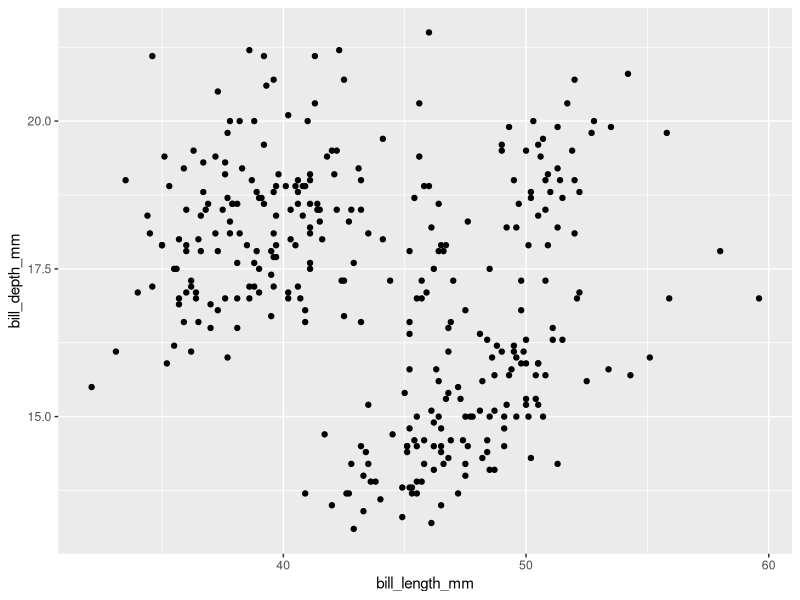
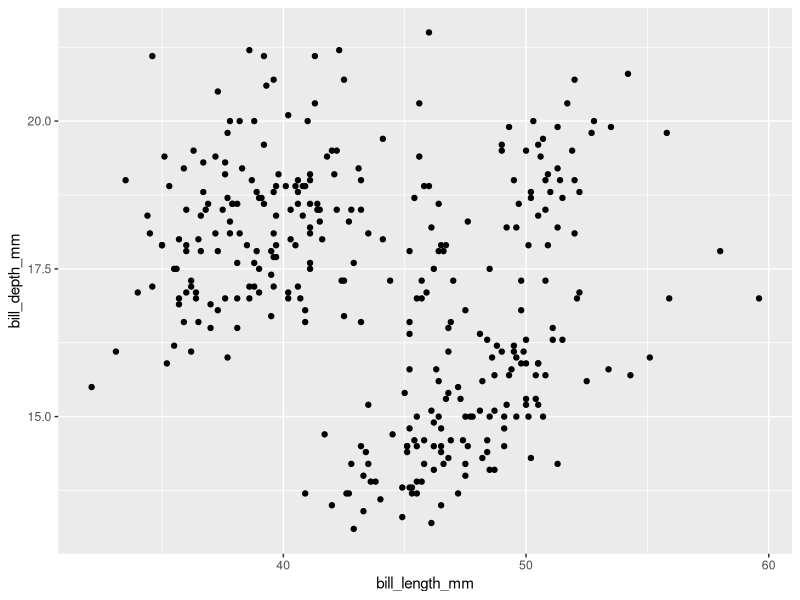
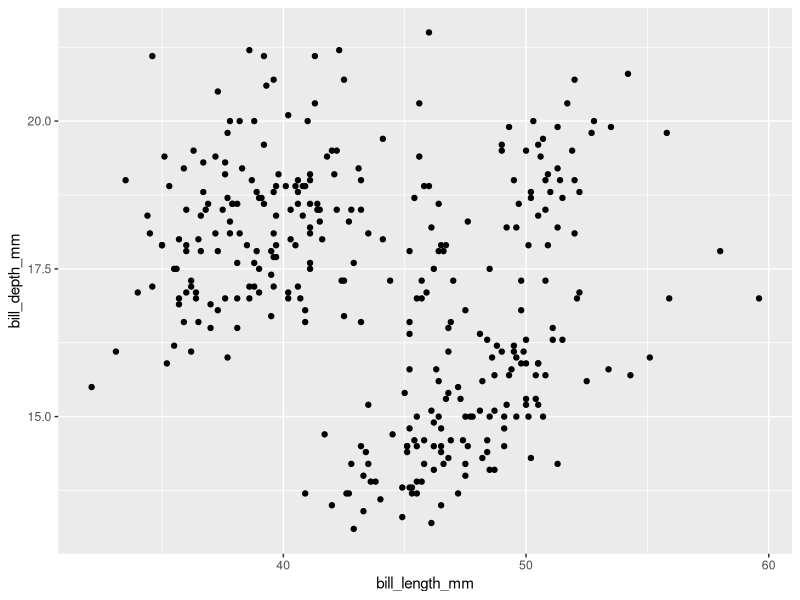
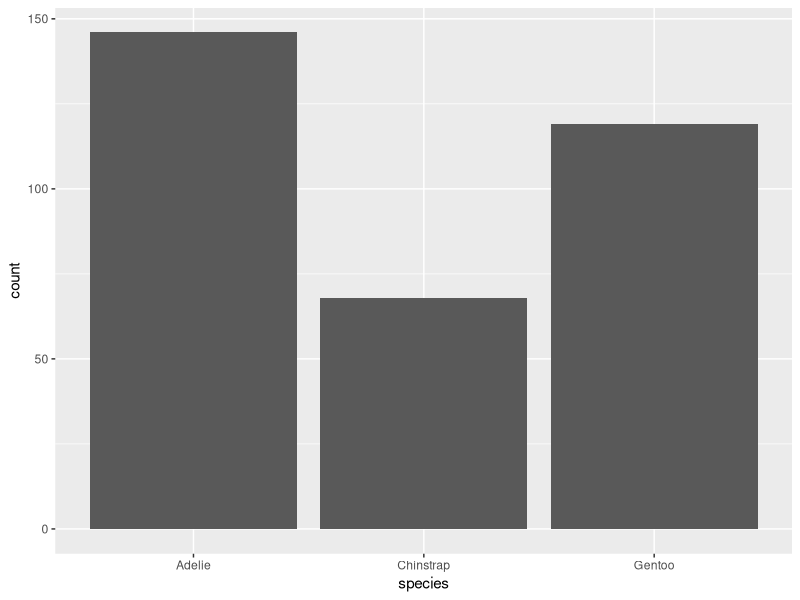
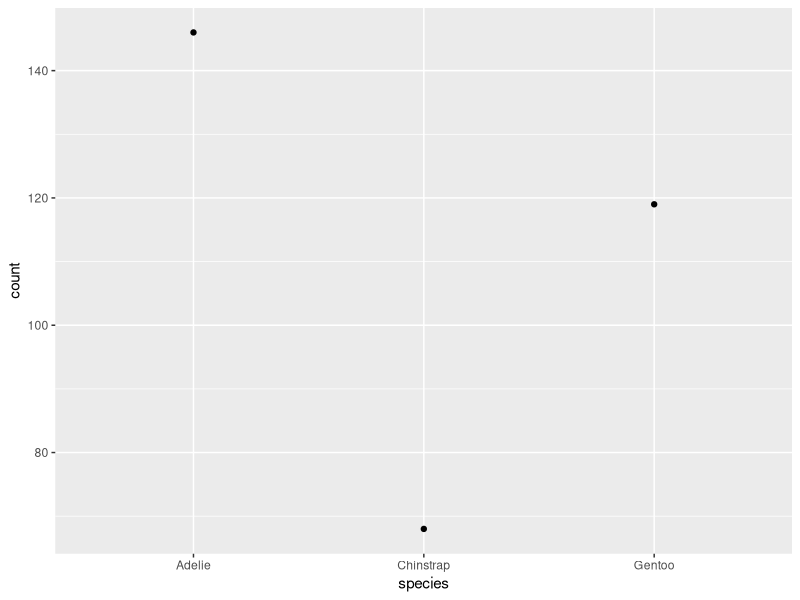
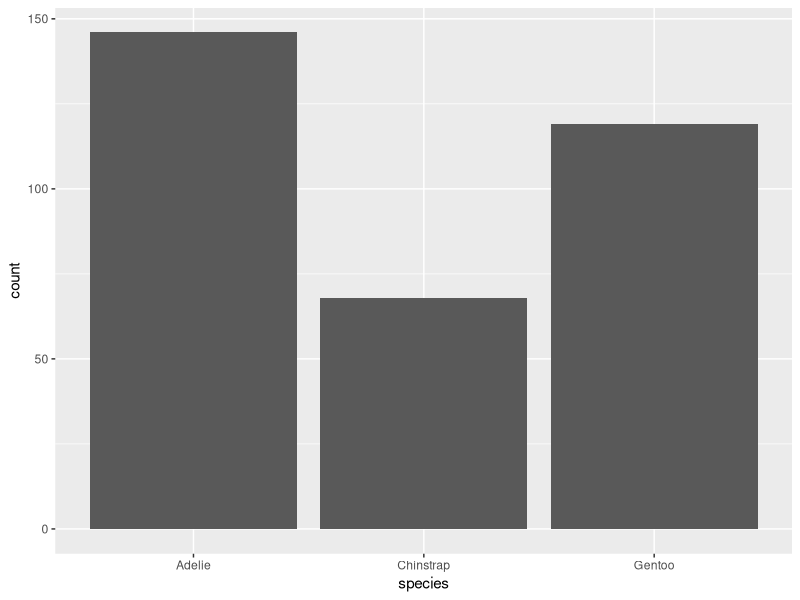
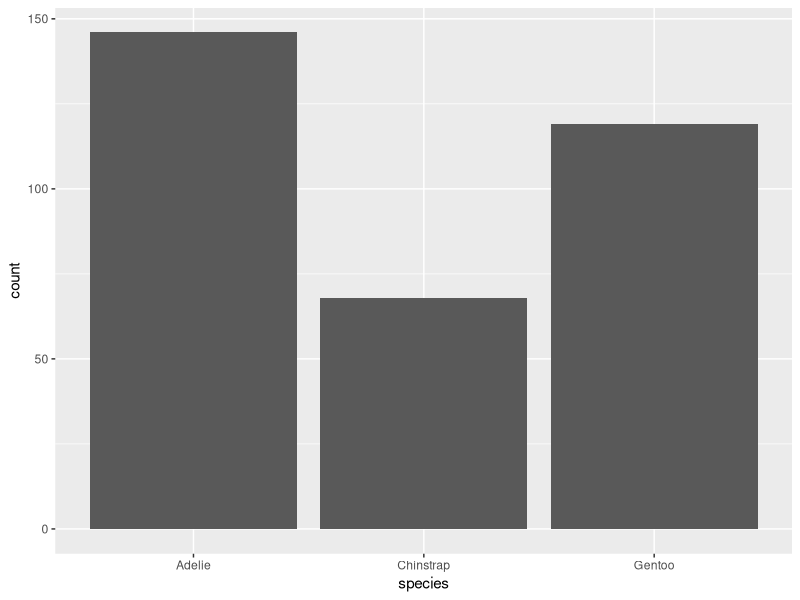
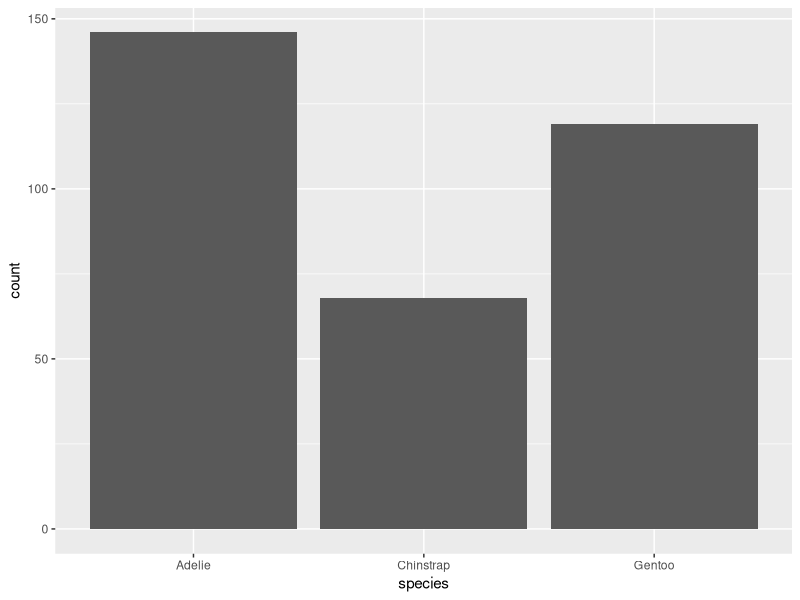

Source code (R) for these figures, in order:
## ---- chunk 1
library(tidyverse)
library(palmerpenguins)
penguins <- penguins %>% drop_na()
## ---- chunk 2
penguins %>%
  ggplot(aes(x = bill_length_mm, y = bill_depth_mm)) +
  layer(
    stat = "identity", 
    geom = "point", 
    params = list(na.rm = FALSE),
    position = "identity"
  )
## ---- chunk 3
penguins %>%
  ggplot(aes(x = bill_length_mm, y = bill_depth_mm)) +
  stat_identity(
    geom = "point"
  )
## ---- chunk 4
penguins %>%
  ggplot(aes(x = bill_length_mm, y = bill_depth_mm)) +
  geom_point()
## ---- chunk 5
penguins %>% 
  ggplot(aes(x = species)) +
  layer(
    stat = "count",
    geom = "bar",
    mapping = aes(y = after_stat(count)),
    position = "identity"
  )
## ---- chunk 6
penguins %>% 
  ggplot(aes(x = species)) +
  layer(
    stat = "count",
    geom = "point",
    mapping = aes(y = after_stat(count)),
    position = "identity"
  )
## ---- chunk 7
penguins %>% 
  ggplot(aes(x = species)) +
  layer(
    stat = "count",
    geom = "bar",
    mapping = aes(y = stage(start = NULL, after_stat = count)),
    position = "identity"
  )
## ---- chunk 8
penguins %>% 
  ggplot(aes(x = species, y = after_stat(count))) +
  stat_count(
    geom = "bar"       
  )
## ---- chunk 9
penguins %>% 
  ggplot(aes(x = species, y = after_stat(count))) +
  geom_bar(
    stat = "count"     
  )
## ---- chunk 10
penguins %>% 
  ggplot(aes(x = species, y = after_stat(count))) +
  stat_count(
    geom = "point"
  )
## ---- chunk 11
penguins %>% 
  ggplot(aes(x = species, y = after_stat(count))) +
  geom_point(
    stat = "count"     
  )
## ---- chunk 12
penguins %>% 
  ggplot(aes(x = bill_length_mm)) +
  layer(
    stat = "bin",
    geom = "bar",
    mapping = aes(y = after_stat(count)),
    position = "identity"
  )
## ---- chunk 13
penguins %>% 
  ggplot(aes(x = bill_length_mm)) +
  layer(
    stat = "bin",
    geom = "point",
    mapping = aes(x = stage(start = bill_length_mm, after_stat = x), 
                  y = after_stat(count)
                 ),
    position = "identity"
  )
## ---- chunk 14
penguins %>% 
  ggplot(aes(x = bill_length_mm, y = after_stat(count))) +
  stat_bin(
    geom = "point"
  )
## ---- chunk 15
penguins %>% 
  ggplot(aes(x = bill_length_mm, y = after_stat(count))) +
  geom_bar(
    stat = "bin"
  )
## ---- chunk 16
penguins %>% 
  ggplot(aes(x = bill_length_mm)) +
  layer(
    stat = "bin",
    geom = "bar",
    mapping = aes(y = after_stat(count)), 
    position = 'identity'
  ) 
  

penguins %>% 
  ggplot(aes(x = bill_length_mm)) +
  layer(
    stat = "bin",
    geom = "bar",
    mapping = aes(y = after_stat(ncount)), 
    position = 'identity'
  ) 
## ---- chunk 17
penguins %>% 
  ggplot(aes(x = bill_length_mm)) +
  stat_bin(
    mapping = aes(y = after_stat(count)),
    geom = "bar",
    position = 'identity'
  ) 
## ---- chunk 18
penguins %>% 
  ggplot(aes(x = bill_length_mm)) +
  geom_histogram(
    mapping = aes(y = after_stat(count)),
    stat = "bin",
    position = 'identity'
  ) 
## ---- chunk 19
penguins %>% 
  ggplot(aes(x = bill_length_mm, fill = sex)) +
  layer(
    mapping = aes(y = after_stat(density)),
    geom = "bar",
    stat = "bin",
    position = 'dodge'
  ) +
  facet_wrap(vars(species)) 
## ---- chunk 20
penguins %>% 
  ggplot(aes(x = bill_length_mm, fill = sex)) +
  layer(
    mapping = aes(y = stage(NULL, after_stat = density)),
    geom = "bar",
    stat = "bin",
    position = 'dodge'
  ) +
  facet_wrap(vars(species)) 
## ---- chunk 21
penguins %>% 
  ggplot(aes(x = bill_length_mm, fill = sex)) +
  stat_bin(
    mapping = aes(y = after_stat(density)),
    geom = "bar",
    position = 'dodge'
  ) +
  facet_wrap(vars(species)) 
## ---- chunk 22
penguins %>% 
  ggplot(aes(x = bill_length_mm, fill = sex)) +
  geom_histogram(
    aes(y = after_stat(density)),
    position = 'dodge'
  ) +
  facet_wrap(vars(species)) 
## ---- chunk 23
penguins %>%
  ggplot(aes(x = bill_length_mm)) +
  layer(
        stat = "density",
        geom = "area",
      params = list(kernel = "gaussian"),
    position = "identity"
  )
## ---- chunk 24
penguins %>%
  ggplot(aes(x = bill_length_mm)) +
  layer(
        stat = "density",
        geom = "line",
      params = list(kernel = "gaussian"),
    position = "identity"
  )
## ---- chunk 25
penguins %>%
  ggplot(aes(x = bill_length_mm)) +
  layer(
        stat = "density",
        geom = "point",
      params = list(kernel = "gaussian"),
    position = "identity"
  )
## ---- chunk 26
penguins %>%
  ggplot(aes(x = bill_length_mm)) +
  stat_density(
        geom = "point",
      kernel = "gaussian"
  )
## ---- chunk 27
penguins %>% 
  ggplot(aes(x = species, y = bill_length_mm))+
  layer(
    stat = "boxplot",
    geom = "boxplot",
    position = "identity"
  )
## ---- chunk 28
penguins %>% 
  ggplot(aes(x = species, y = bill_length_mm)) +
  stat_boxplot(
    geom = "boxplot"
  )
## ---- chunk 29
penguins %>% 
  ggplot(aes(x = species, y = bill_length_mm)) +
  geom_boxplot()
## ---- chunk 30
penguins %>% 
  ggplot(aes(x = species, y = bill_length_mm)) +
  layer(
    stat = "boxplot",
    geom = "boxplot",
    mapping = aes(color = after_stat(middle)),
    position = "identity"
  )
## ---- chunk 31
penguins %>% 
  ggplot(aes(x = species, y = bill_length_mm)) +
  layer(
    stat = "boxplot",
    geom = "point",
    mapping = aes(y = after_stat(width)),
    position = "identity"
  )
## ---- chunk 32
penguins %>% 
  ggplot(aes(x = species, y = bill_length_mm)) +
  layer(
    stat = "boxplot",
    geom = "point",
    mapping = aes(y = stage(bill_length_mm, after_stat = notchupper)),
    position = "identity"
  )
## ---- chunk 33
penguins %>% 
  ggplot(aes(x = species, y = bill_length_mm)) +
  layer(
    stat = "boxplot",
    geom = "point",
    mapping = aes(y = stage(bill_length_mm, after_stat = ymax)),
    position = "identity"
  ) 

## ---- chunk 34
penguins %>% 
  ggplot(aes(x = species, y = bill_length_mm)) +
  stat_boxplot()
## ---- chunk 35
penguins %>% 
  ggplot(aes(x = species, y = bill_length_mm)) +
  layer(
    stat = "boxplot",
    geom = "point",
    mapping = aes(y = stage(bill_length_mm, after_stat = middle)),
    params = list(color = "red", size = 5),
    position = "identity"
  ) 

## ---- chunk 36
penguins %>% 
  ggplot(aes(x = species, y = bill_length_mm)) +
  geom_boxplot(
    aes(colour = species, 
        fill = after_scale(alpha(colour, 0.4)))
  )
## ---- chunk 37
penguins %>% 
  ggplot(aes(x = species, y = bill_length_mm)) +
  geom_point() +
  layer(
    geom     = "violin",
    stat     = "ydensity",
    position = "identity"
  )
## ---- chunk 38
penguins %>% 
  ggplot(aes(x = species, y = bill_length_mm)) +
  geom_point() +
  layer(
    geom     = "point",
    stat     = "ydensity",
    position = "identity"
  )
## ---- chunk 39
penguins %>% 
  ggplot(aes(x = bill_length_mm)) +
  layer(
    stat = "bindot",
    geom = "dotplot",
    mapping = aes(y = stage(start = NULL, after_stat = count)),
    params = list(binwidth = 1, dotsize = 0.5), 
    position = position_nudge(-0.025)
  )
## ---- chunk 40
penguins %>% 
  ggplot(aes(x = bill_length_mm)) +
  layer(
    stat = "bindot",
    geom = "point",
    mapping = aes(y = stage(start = NULL, after_stat = count)),
    params = list(binwidth = 1), 
    position = "identity"
  )
## ---- chunk 41
penguins %>% 
  ggplot(aes(x = bill_length_mm)) +
  geom_dotplot(
    binwidth = 1, 
    dotsize = 0.5)
## ---- chunk 42
penguins %>% 
  ggplot(aes(x = species, y = bill_length_mm)) +
  geom_dotplot(
    binaxis = "y", 
    stackdir = "down", 
    dotsize = 0.4, 
    position = position_nudge(-0.025)
    )
## ---- chunk 43
penguins %>% 
  ggplot(aes(x = bill_length_mm, y = bill_depth_mm)) +
  layer(
    stat = "sum",
    geom = "point",
    mapping = aes(size = after_stat(n)),
    position = "identity"
  )
## ---- chunk 44
penguins %>% 
  ggplot(aes(x = bill_length_mm, y = bill_depth_mm)) +
  stat_sum(
    geom = "point"
  )
## ---- chunk 45
penguins %>% 
  ggplot(aes(x = bill_length_mm, y = bill_depth_mm)) +
  layer(
    geom = "smooth",
    stat = "smooth",
    params = list(se = TRUE), 
    position = "identity"
  )
## ---- chunk 46
penguins %>% 
  ggplot(aes(x = bill_length_mm, y = bill_depth_mm)) +
  stat_smooth(
    geom = "smooth",
    se = TRUE 
  )
## ---- chunk 47
penguins %>% 
  ggplot(aes(x = bill_length_mm, y = bill_depth_mm)) +
  geom_smooth(
    se = TRUE 
  )
## ---- chunk 48
penguins %>% 
  ggplot(aes(x = bill_length_mm, y = bill_depth_mm)) +
  layer(
    geom = "point",
    stat = "smooth",
    mapping = aes(size = after_stat(ymax), color = after_stat(ymin)),
    position = "identity"
  )

## ---- chunk 49
penguins %>% 
  ggplot(aes(x = bill_length_mm, y = bill_depth_mm)) +
  layer(
    geom = "point",
    stat = "smooth",
    mapping = aes(color = after_stat(ymin)),
    position = "identity"
  )

## ---- chunk 50
penguins %>% 
  ggplot(aes(x = bill_length_mm, y = bill_depth_mm)) +
  layer(
    geom = "point",
    stat = "smooth",
    mapping = aes(color = stage(NULL, after_stat = ymin)),
    position = "identity"
  )

## ---- chunk 51
penguins %>%
  ggplot(aes(x = bill_length_mm, y = bill_depth_mm)) +
  layer(
    geom = "line",
    stat = "smooth", 
    mapping = aes(color = after_stat(ymin)),    
    position = "identity"
  )
## ---- chunk 52
penguins %>%
  ggplot(aes(x = bill_length_mm, y = bill_depth_mm)) +
  layer(
    geom = "pointrange",
    stat = "smooth", 
    mapping = aes(color = after_stat(se)),    
    position = "identity"
  )
## ---- chunk 53
penguins %>%
  ggplot(aes(x = bill_length_mm, y = bill_depth_mm)) +
  layer(
        stat = "smooth",
     mapping = aes(color = after_stat(y)),    
        geom = "point",
      params = list(method  = "lm", formula = y ~ splines::ns(x, 2)),    
    position = "identity"
  )
## ---- chunk 54
penguins %>% 
  ggplot(aes(x = bill_length_mm, y = bill_depth_mm)) +
  layer(
    geom = "tile",
    stat = "bin_2d",
    position = "identity"
  )
## ---- chunk 55
penguins %>% 
  ggplot(aes(x = bill_length_mm, y = bill_depth_mm)) +
  layer(
    geom = "point",
    stat = "bin_2d",
    position = "identity"
  )
## ---- chunk 56
penguins %>% 
  ggplot(aes(x = bill_length_mm, y = bill_depth_mm)) +
  stat_bin_2d(
    geom = "point"
  )
## ---- chunk 57
penguins %>% 
  ggplot(aes(x = bill_length_mm, y = bill_depth_mm)) +
  geom_point(
    stat = "bin_2d"
  )
## ---- chunk 58
penguins %>% 
  ggplot(aes(x = bill_length_mm, y = bill_depth_mm)) +
  layer(
    geom = "point",
    stat = "bin_2d",
    mapping = aes(size = after_stat(count)),
    position = "identity"
  )
## ---- chunk 59
penguins %>% 
  ggplot(aes(x = bill_length_mm, y = bill_depth_mm)) +
  layer(
    geom = "tile",
    stat = "bin_2d",
    mapping = aes(fill = after_stat(count)),
    position = "identity"
  )
## ---- chunk 60
penguins %>% 
  ggplot(aes(x = bill_length_mm, y = bill_depth_mm)) +
  layer(
    geom = "hex",
    stat = "binhex",
    position = "identity"
  )
## ---- chunk 61
penguins %>% 
  ggplot(aes(x = bill_length_mm, y = bill_depth_mm)) +
  stat_bin_hex(
    geom = "hex"
  )
## ---- chunk 62
penguins %>% 
  ggplot(aes(x = bill_length_mm, y = bill_depth_mm)) +
  geom_hex(
    stat = "binhex"
  )
## ---- chunk 63
penguins %>% 
  ggplot(aes(x = bill_length_mm, y = bill_depth_mm)) +
  layer(
    geom = "text",
    stat = "binhex",
    mapping = aes(label = stage(NULL, after_stat = count)),
    position = "identity"
  )
## ---- chunk 64
penguins %>%
  ggplot(aes(x = bill_length_mm, y = bill_depth_mm)) +
  layer(
    stat =  "density_2d",
    geom =  "path", 
    params = list(contour = TRUE),
    position = "identity"
  )
## ---- chunk 65
penguins %>%
  ggplot(aes(x = bill_length_mm, y = bill_depth_mm)) +
  stat_density_2d(
    contour = TRUE
  )
## ---- chunk 66
penguins %>%
  ggplot(aes(x = bill_length_mm, y = bill_depth_mm)) +
  geom_density_2d()
## ---- chunk 67
penguins %>%
  ggplot(aes(x = bill_length_mm, y = bill_depth_mm)) +
  geom_path(
    stat = "density_2d",
    contour = TRUE
  )
## ---- chunk 68
penguins %>%
  ggplot(aes(x = bill_length_mm, y = bill_depth_mm)) +
  layer(
    stat =  "density_2d",
    geom =  "point", 
    params = list(contour = TRUE),
    position = "identity"
  )
## ---- chunk 69
penguins %>%
  ggplot(aes(x = bill_length_mm, y = bill_depth_mm)) +
  layer(
    stat = "density_2d",
    geom = "polygon",
    mapping = aes(fill = after_stat(level)),
    params = list(contour = TRUE),
    position = "identity"
  )
## ---- chunk 70
penguins %>%
  ggplot(aes(x = bill_length_mm, y = bill_depth_mm)) +
  layer(
    stat = "density_2d",
    geom = "raster",
    mapping = aes(fill = after_stat(density)),
    params = list(contour = FALSE),
    position = "identity"
  )
## ---- chunk 71
penguins %>%
  ggplot(aes(x = bill_length_mm, y = bill_depth_mm)) +
  layer(
    stat = "density_2d",
    geom = "tile",
    mapping = aes(fill = after_stat(count)),
    params = list(contour = FALSE),
    position = "identity"
  )
## ---- chunk 72
penguins %>%
  ggplot(aes(x = bill_length_mm, y = bill_depth_mm)) +
  stat_density_2d(
    geom = "tile",
    mapping = aes(fill = after_stat(density)),
    contour = FALSE
  )
## ---- chunk 73
penguins %>%
  ggplot(aes(x = bill_length_mm, y = bill_depth_mm)) +
  geom_tile(
    stat = "density_2d",
    mapping = aes(fill = after_stat(density)),
    contour = FALSE
  )
## ---- chunk 74
penguins %>%
  ggplot(aes(x = bill_length_mm, y = bill_depth_mm)) +
  layer(
    stat = "density_2d",
    geom = "point",
    mapping = aes(size = after_stat(count)),
    params = list(n = 20, contour = FALSE),
    position = "identity"
  )
## ---- chunk 75
penguins %>%
  ggplot(aes(x = bill_length_mm, y = bill_depth_mm)) +
  geom_point() +
  layer(
    stat = "ellipse",
    geom = "path",
    params = list(type = "norm", linetype = 2),
    position = "identity"
  )
## ---- chunk 76
penguins %>%
  ggplot(aes(x = bill_length_mm, y = bill_depth_mm)) +
  geom_point() +
  stat_ellipse(
    geom = "path",
    type = "norm", 
    linetype = 2
  )
## ---- chunk 77
penguins %>%
  ggplot(aes(x = bill_length_mm, y = bill_depth_mm, color = species)) +
  geom_point() +
  geom_path(
    stat = "ellipse",
    type = "norm", 
    linetype = 2
  )
## ---- chunk 78
penguins %>%
  ggplot(aes(x = bill_length_mm, y = bill_depth_mm)) +
  geom_point() +
  layer(
    stat = "ellipse",
    geom = "path",
    mapping = aes(color = after_stat(y)),
    params = list(type = "norm"),
    position = "identity"
  )
## ---- chunk 79
penguins %>%
  ggplot(aes(x = species, y = bill_length_mm)) +
  layer(
    stat = "summary", 
    params = list(fun.data = "mean_cl_normal"),
    geom = "errorbar", 
    position = "identity"
  )
## ---- chunk 80
penguins %>%
  ggplot(aes(x = species, y = bill_depth_mm)) +
  stat_summary(
    fun.data = mean_cl_normal, 
        geom = "errorbar"
  )
## ---- chunk 81
penguins %>%
  ggplot(aes(x = sex, y = bill_length_mm)) +
  layer(
    stat     = "summary",
    geom     = "point",
    mapping  = aes(size = after_stat(ymin)),
    position = "identity"
  )
## ---- chunk 82
penguins %>% 
  ggplot(aes(x = species, y = bill_length_mm)) +
  geom_point() +
  layer(
    geom     = "point",
    stat     = "summary",
    params   = list(fun = "mean", color = "red", size = 5),
    position = "identity"
  )
## ---- chunk 83
penguins %>% 
  ggplot(aes(x = species, y = bill_length_mm)) +
  layer(
    geom = "point", 
    stat = "summary",
    params = list(fun = median), 
    mapping = aes(y = stage(start = bill_length_mm, after_stat = y)),
    position = "identity"
    )
## ---- chunk 84
penguins %>%
  ggplot(aes(x = sex, y = bill_length_mm)) +
  geom_point() +
  layer(
    geom = "pointrange",   
    stat = "summary", 
    params = list(fun.data = ~mean_se(., mult = 5), color = "red", size = 2),
    position = "identity"
  )
## ---- chunk 85
penguins %>% 
  ggplot(aes(x = species, y = bill_length_mm)) +
  geom_point() +
  stat_summary(
    geom  = "point",
    fun   = "mean",
    color = "red", 
    size  = 5
  )
## ---- chunk 86
penguins %>%
  ggplot(aes( x = body_mass_g, y = species)) +
  geom_jitter() +
  stat_summary(
    fun = mean, 
    geom = "point", 
    size = 5, 
    color = "red",
    alpha = 1
  )
## ---- chunk 87
penguins %>%
  ggplot(aes(x = sex, y = bill_length_mm)) +
  geom_point() +
  stat_summary(  
    fun.data = ~mean_se(., mult = 5),
    color = "red",
    geom = "pointrange",    
    size = 2
  )
## ---- chunk 88
penguins %>%
  ggplot(aes(x = sex, y = bill_length_mm)) +
  geom_point() +
  geom_pointrange(
    stat = "summary", 
    fun.data = ~mean_se(., mult = 5),
    color = "red",
    size = 2
  )
## ---- chunk 89
penguins %>%
  ggplot(aes(x = sex, y = bill_length_mm)) +
  geom_point() +
  stat_summary(
    fun.data = mean_cl_boot,
    color = "red",
    geom = "pointrange"
  )
## ---- chunk 90
penguins %>%
  ggplot(aes(x = sex, y = bill_length_mm)) +
  geom_point() +
  stat_summary(
    fun = mean, 
    fun.min = min, 
    fun.max = max,      
    geom = "pointrange",  
    color = "red",
    size = 5
  )
## ---- chunk 91
penguins %>%
  ggplot(aes(x = sex, y = bill_length_mm)) +
  geom_point() +
  stat_summary(
    fun.data = ~mean_se(., mult = 5),
    color = "red",
    geom = "pointrange"   
  )
## ---- chunk 92
penguins %>%
  ggplot(aes(x = species, y = bill_length_mm, group = sex)) +
  geom_point() +
  stat_summary(
    fun.data = ~mean_se(., mult = 2),
    color = "red",
    geom = "pointrange"    
  )
## ---- chunk 93
penguins %>%
  ggplot(aes(x = species, y = bill_length_mm, group = sex)) +
  stat_summary(fun = mean,
               fun.min = function(x) mean(x) - sd(x), 
               fun.max = function(x) mean(x) + sd(x), 
               geom = "pointrange") +
  stat_summary(fun = mean,
               geom = "line") +
  facet_wrap(~ sex)
## ---- chunk 94
my_count <- function(x){
  tibble(
    y = length(x),
  )
}


penguins %>% 
  ggplot(aes(x = species, y = bill_length_mm)) +
  stat_summary(
    geom = "bar",
    fun.data = my_count
  )
## ---- chunk 95
penguins %>% 
  ggplot(aes(x = species, y = bill_length_mm)) +
  geom_bar(
    stat = "summary",
    fun.data = my_count,
  )
## ---- chunk 96
penguins %>% 
  ggplot(aes(x = species, y = bill_length_mm)) +
  layer(
    geom = "bar",
    stat = "summary",
    params = list(fun.data = my_count),
    position = "identity"
  )
## ---- chunk 97
penguins %>% 
  ggplot(aes(x = species, y = bill_length_mm)) +
  geom_point() +
  stat_summary(
    geom = "point",
    fun = "mean",
    color = "red", 
    size = 5
  ) +
  stat_summary(
    aes(label = after_stat(y)),
    geom = "text",
    fun.data = "mean_se",
    color = "red", 
    size = 5
  )
## ---- chunk 98
n_fun <- function(x) {
  data.frame(y = 62,
            label = length(x),
            color = ifelse(length(x) > 100, "red", "blue")
            )
}


penguins %>% 
  ggplot(aes(x = species, y = bill_length_mm)) +
  geom_boxplot() +
  geom_jitter() +
  stat_summary(
    fun.data = n_fun,
    geom = "text"
  )
## ---- chunk 99
penguins %>% 
  ggplot(aes(x = species, y = bill_length_mm)) +
  geom_point() +
  stat_summary(
    geom = "pointrange",
    fun.data = "mean_cl_boot",
    color = "red"
  )
## ---- chunk 100
penguins %>% 
  ggplot(aes(x = species, y = bill_length_mm)) +
  geom_point() +
  stat_summary(
    geom = "pointrange",
    fun.data = ~ mean_se(., mult = 5),
    color = "red", 
    size = 1
  ) +
  stat_summary(
    fun = "mean",
    geom = "text",
    mapping = aes(y = stage(bill_length_mm, after_stat = 30), 
                  label = round(after_stat(y), 2)),
    color = "blue", 
    size = 5
  ) +
  stat_summary(
    fun = "length",
    geom = "text",
    mapping = aes(y = stage(bill_length_mm, after_stat = 62), 
                  label = after_stat(y)
                  ),
    color = "black", 
    size = 5
  )
## ---- chunk 101
calc_median_and_fill <- function(x, threshold = 40) {
  tibble(
    y = median(x),
    fill = if_else(y < threshold, "red", "gray50")
  )
}

penguins %>%
  ggplot(aes(x = species, y = bill_length_mm)) +
  stat_summary(
    fun.data = calc_median_and_fill, 
    geom = "bar" 
  )

## ---- chunk 102
calc_median_and_color <- function(x, threshold = 40) {
  tibble(
    y = median(x),
    color = if_else(y < threshold, "red", "gray50")
  )
}

penguins %>%
  ggplot(aes(x = species, y = bill_length_mm)) +
  stat_summary(
    fun.data = calc_median_and_color, 
    geom = "point",
    size = 5
  )

## ---- chunk 103
penguins %>%
  ggplot(aes(species, bill_depth_mm)) +
  stat_summary(
    fun.data = function(x) {
      
      scaled_size <- length(x)/nrow(penguins)
      
      mean_se(x) %>% 
        mutate(size = scaled_size)
    }
  )
## ---- chunk 104
penguins %>%
  ggplot(aes(species, bill_depth_mm)) +
  geom_point(position = position_jitter(width = .2), alpha = .3) +
  stat_summary(fun = mean, 
               na.rm = TRUE,
               geom = "point", 
               color = "dodgerblue", 
               size = 4, 
               shape = "diamond") +
  stat_summary(fun.data = mean_cl_normal,
               na.rm = TRUE, 
               geom = "errorbar",
               width = .2, 
               color = "dodgerblue") +
  stat_summary(fun = mean, 
               na.rm = TRUE, 
               aes(group = 1),
               geom = "line", 
               color = "dodgerblue", 
               size = .75) 

## ---- chunk 105
penguins %>%
  ggplot(aes(species, bill_depth_mm, group = sex, color = sex)) +
  geom_point(
    position = position_jitterdodge(
      jitter.width = .2,
      dodge.width = .7
    ),
    alpha = .1
  ) +
  stat_summary(
    fun = mean,
    na.rm = TRUE,
    geom = "point",
    shape = "diamond",
    size = 4,
    color = "black",
    position = position_dodge(width = .7)
  ) +
  stat_summary(
    fun.data = mean_cl_normal,
    na.rm = TRUE,
    geom = "errorbar",
    width = .2,
    color = "black",
    position = position_dodge(width = .7)
  ) +
  scale_color_brewer(palette = "Set1")
## ---- chunk 106
penguins %>%
  ggplot(aes(species, bill_depth_mm, group = sex, color = sex)) +
  geom_point(
    position = position_jitterdodge(
      jitter.width = .2,
      dodge.width = .7
    ),
    alpha = .1
  ) +
  stat_summary(
    fun = mean,
    na.rm = TRUE,
    geom = "point",
    shape = "diamond",
    size = 4,
    color = "black",
    position = position_dodge(width = .7)
  ) +
  stat_summary(
    fun.data = mean_cl_normal,
    na.rm = TRUE,
    geom = "errorbar",
    width = .2,
    color = "black",
    position = position_dodge(width = .7)
  ) +
  scale_color_brewer(palette = "Set1") +
  facet_wrap(~sex)

## ---- chunk 107
penguins %>%
  ggplot(aes(x = bill_depth_mm, y = bill_length_mm)) +
  layer(
    stat = "summary_bin",
    geom = "bar",
    params = list(fun = mean, color = "red", orientation = 'x'),
    position = "identity"
  )
## ---- chunk 108
penguins %>%
  ggplot(aes(x = bill_depth_mm, y = bill_length_mm)) +
  stat_summary_bin(   
    fun = mean,
    color = "red",
    geom = "bar",
    orientation = 'x'     # bin on x axis, summary mean on y
  )
## ---- chunk 109
penguins %>%
  ggplot(aes(x = bill_depth_mm, y = bill_length_mm)) +
  stat_summary_bin( 
    fun = mean,
    color = "red",
    geom = "bar",
    orientation = 'y'  
  )
## ---- chunk 110
penguins %>%
  ggplot(aes(x = bill_depth_mm, y = bill_length_mm)) +
  geom_bar(
    stat = "summary_bin",
    fun = mean,
    color = "red"
  )
## ---- chunk 111
penguins %>%
  ggplot(aes(x = bill_depth_mm, y = bill_length_mm)) +
  stat_summary_bin( 
    fun = mean,
    color = "red",
    geom = "bar",
    orientation = 'y'  # bin on y axis, summary mean on x
  )

## ---- chunk 112
tibble(x = runif(n = 100, min = -5, max = 5)) %>% 
  ggplot() +
  layer(
    stat = "function",
    geom = "point",
    params = list(fun = dnorm, args = list(mean = 0, sd = 0.5)),
    position = "identity"
  ) + 
  xlim(-2, 2)
## ---- chunk 113
tibble(x = runif(n = 100, min = -5, max = 5)) %>% 
  ggplot() +
  layer(
    stat = "function",
    geom = "point",
    params = list(fun =  ~ 0.5*exp(-abs(.x))),
    position = "identity"
  ) + 
  xlim(-2, 2)

## ---- chunk 114
penguins %>%
  mutate(angle = flipper_length_mm / (2*pi) ) %>% 
  ggplot(aes(x = bill_length_mm, y = bill_depth_mm)) +
  layer(
    stat = "identity",
    geom = "spoke",
    mapping = aes(angle = angle),
    params = list(radius = 0.5),
    position = "identity"
  )
## ---- chunk 115
penguins %>%
  mutate(angle = flipper_length_mm / (2*pi) ) %>% 
  
  ggplot(aes(x = bill_length_mm, y = bill_depth_mm)) +
  geom_spoke(
    mapping = aes(angle = angle),
    radius = 0.5
  )
## ---- chunk 116
penguins %>% 
  ggplot(aes(x = bill_length_mm, y = bill_depth_mm)) +
  layer(
    stat = "quantile",
    geom = "quantile",
    params = list(quantiles = c(0.25, 0.5, 0.75)),
    position = "identity"
)
## ---- chunk 117
penguins %>% 
  ggplot(aes(x = bill_length_mm, y = bill_depth_mm)) +
  layer(
    stat = "quantile",
    geom = "point",
    mapping = aes(color = after_stat(quantile)),
    params = list(quantiles = c(0.25, 0.5, 0.75)),
    position = "identity"
)
## ---- chunk 118
penguins %>% 
  ggplot(aes(x = bill_length_mm, y = bill_depth_mm, z = body_mass_g)) +
  layer(
    stat = "summary_2d",
    geom = "tile",
    params = list(fun = ~ sum(.x^2)),
    position = "identity"
  ) 
## ---- chunk 119
penguins %>% 
  ggplot(aes(x = bill_length_mm, y = bill_depth_mm, z = body_mass_g)) +
  stat_summary_2d(
    geom = "point",
    fun = ~ sum(.x^2),  # summary statistic for z
    mapping = aes(size = after_stat(value))
  ) 
## ---- chunk 120
penguins %>% 
  distinct(bill_length_mm, bill_depth_mm)
## ---- chunk 121
penguins %>% 
  ggplot(aes(x = bill_length_mm, y = bill_depth_mm)) +
  layer(
    geom = "text",
    stat = "sum",
    mapping = aes(label = after_stat(n), color = as.factor(after_stat(n)) ),
    params = list(size = 4),
    position = "identity"
  )
## ---- chunk 122
penguins %>% 
  ggplot(aes(x = bill_length_mm, y = bill_depth_mm)) +
  layer(
    geom = "text",
    stat = "bin_2d",
    mapping = aes(label = stage(NULL, after_stat = count)),
    position = "identity"
  )
## ---- chunk 123
n_fun <- function(z) {
      length(z)
  }

penguins %>% 
  ggplot(aes(x = bill_length_mm, y = bill_depth_mm, z = body_mass_g)) +
  stat_summary_2d(
    fun = n_fun,
    geom = "text",
    mapping = aes(label = after_stat(value))
  )
## ---- chunk 124
penguins %>% 
  ggplot(aes(x = bill_length_mm, y = bill_depth_mm, z = body_mass_g)) +
  layer(
    stat = "summary_hex",
    geom = "tile",
    params = list(fun = ~ sum(.x^2), binwidth = c(0.5, 0.2)),
    position = "identity"
  ) 
## ---- chunk 125
penguins %>% 
  ggplot(aes(x = bill_length_mm, y = bill_depth_mm, z = body_mass_g)) +
  stat_summary_hex(
    geom = "tile",
    fun = ~ sum(.x^2),         # summary statistic for z
    binwidth = c(0.5, 0.2)     # Numeric vector giving bin width in both vertical and horizontal directions
  ) 
## ---- chunk 126
penguins %>% 
  mutate(
    flipper_length_mm = flipper_length_mm %/% 10,
    body_mass_g = body_mass_g %/% 10
  ) %>% 
  ggplot(aes(x = flipper_length_mm, y = body_mass_g, z = bill_length_mm)) +
  layer(
    stat = "contour",
    geom = "path",
    mapping = aes(colour = after_stat(level)),
    position = "identity"
  )
## ---- chunk 127
penguins %>% 
  mutate(
    flipper_length_mm = flipper_length_mm %/% 10,
    body_mass_g = body_mass_g %/% 10
  ) %>% 
  ggplot(aes(x = flipper_length_mm, y = body_mass_g, z = bill_length_mm)) +
  stat_contour(
    geom = "path",
    mapping = aes(colour = after_stat(level))
  )
## ---- chunk 128
penguins %>% 
  mutate(
    flipper_length_mm = flipper_length_mm %/% 10,
    body_mass_g = body_mass_g %/% 10
  ) %>% 
  ggplot(aes(x = flipper_length_mm, y = body_mass_g, z = bill_length_mm)) +
  geom_contour(
    aes(colour = after_stat(level))
  )
